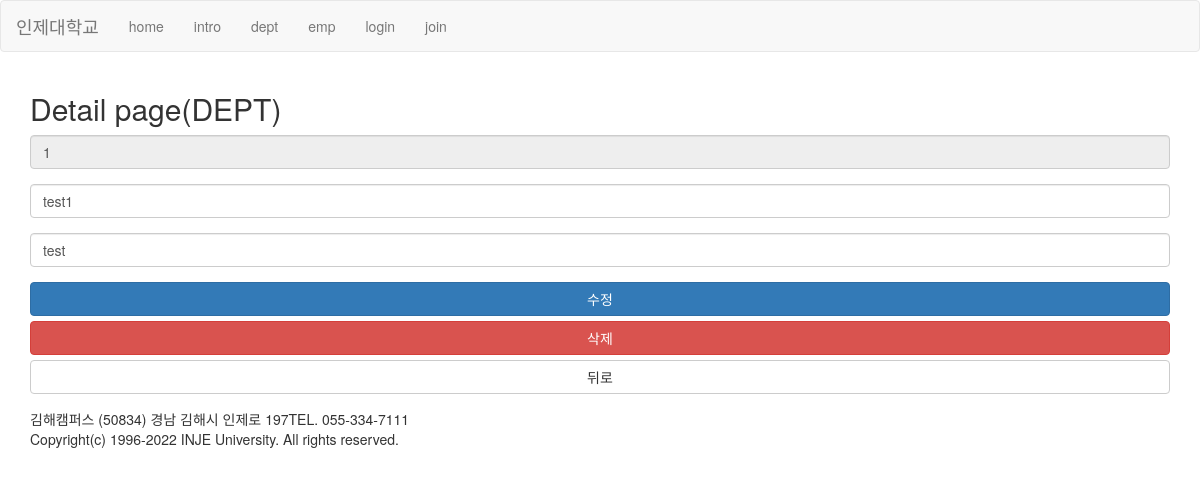
The page /dept/1 on the database its author committed.
### dept/models.py (models this page shows, shortened)
class Dept(models.Model):
    deptno=models.IntegerField(auto_created=True,primary_key=True)
    dname=models.CharField(max_length=10)
    loc=models.TextField()

### dept/views.py (the view, shortened to what this page needs)
# urls.py: path('dept/<int:deptno>',dept.views.detail, name='deptDetail'),
def detail(req,deptno):
    print(req.method)
    if req.method=='GET':
        try:
            dept = Dept.objects.get(deptno=deptno)
            context = {'dept': dept}
            return  render(req,'dept/detail.html',context)
        except:
            return render(req, 'dept/detail.html', {'dept':None})
    elif req.method=='DELETE':
        Dept.objects.get(deptno=deptno).delete()
        return JsonResponse(data={"result":"success"})

### templates/dept/detail.html (shortened to what this page needs)
{% extends 'base/template.html'  %}
    {% block content %}
    <h2>Detail page(DEPT)</h2>
    <form method="post">
        <div class="form-group">
            <input name="deptno" placeholder="deptno" class="form-control" value="{{dept.deptno}}" readonly/>
        </div>
        <div class="form-group">
            <input name="dname" placeholder="dname" class="form-control" value="{{dept.dname}}"/>
        </div>
        <div class="form-group">
            <input name="loc" placeholder="loc" class="form-control" value="{{dept.loc}}"/>
        </div>
        <div class="form-group">
            <button class="btn btn-primary btn-block">수정</button>
            <button type="button" class="btn btn-danger btn-block">삭제</button>
            <button type="button" class="btn btn-default btn-block" onclick="history.back();">뒤로</button>
        </div>
    </form>
    {% endblock %}

### rows shown on the page
Dept: deptno "1", dname "test1", loc "test"
